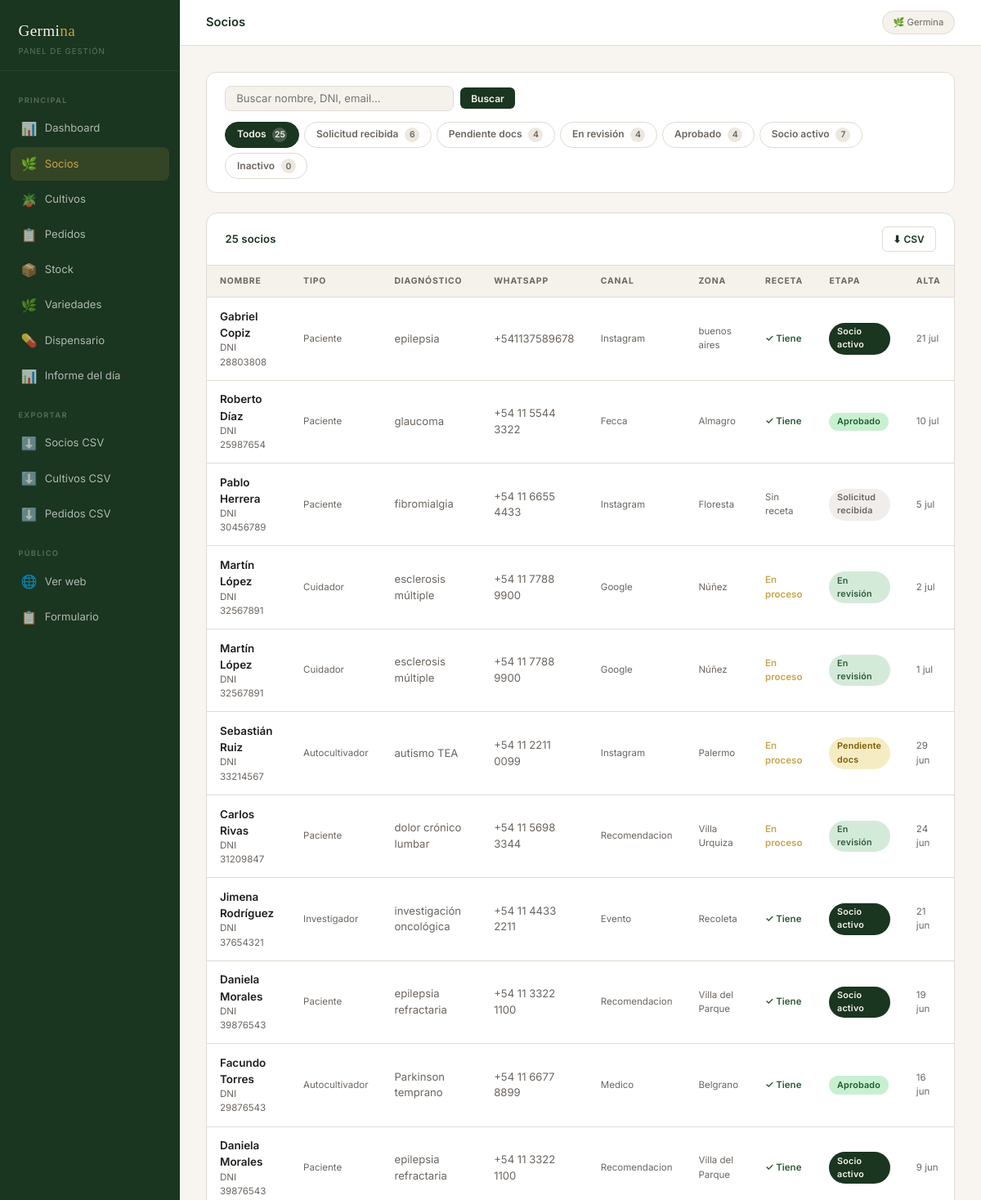
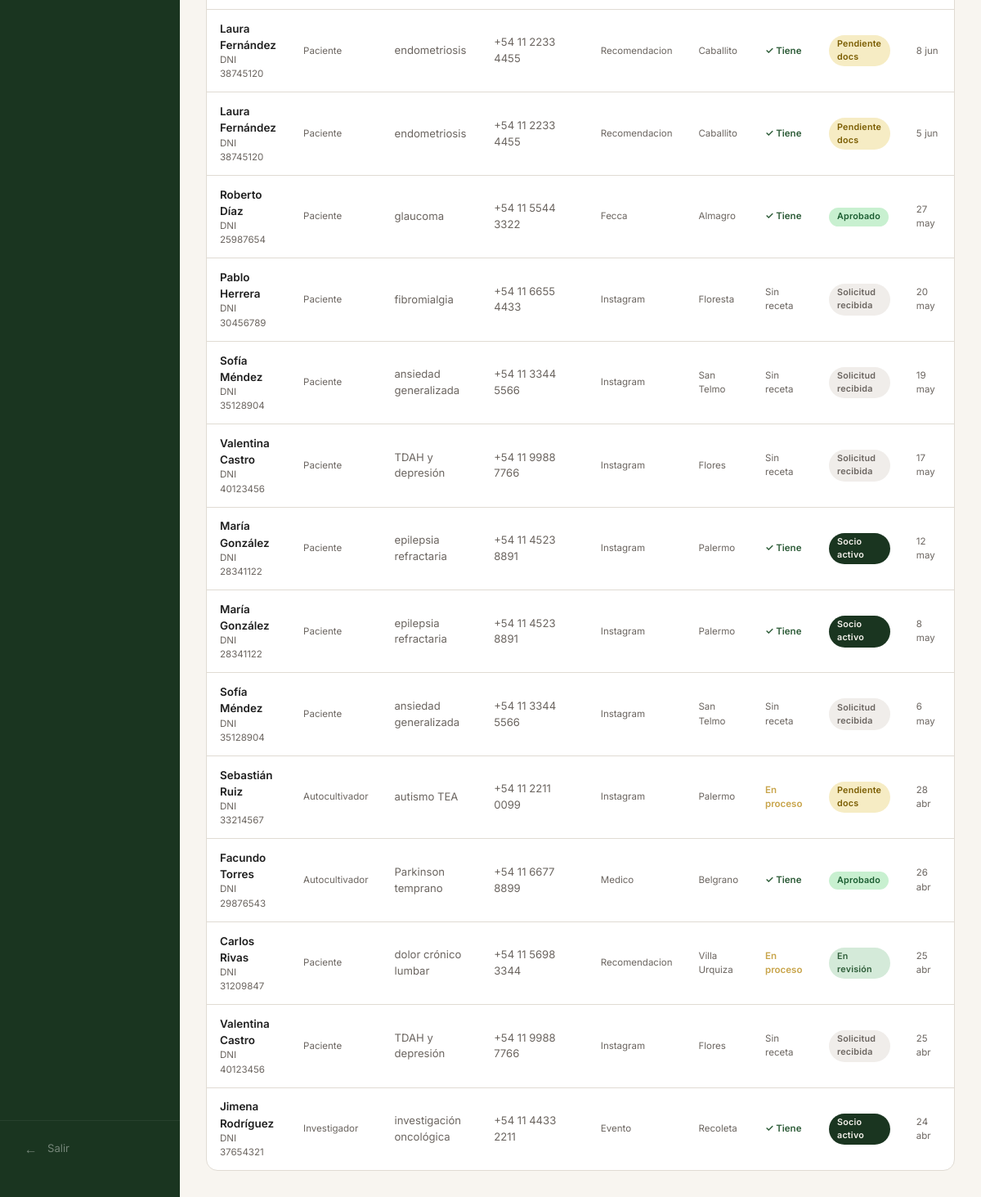
/admin/socios (signed in), run on the app's committed database (2 pictures, top to bottom).
### tables this page shows
CREATE TABLE socios (
        id INTEGER PRIMARY KEY AUTOINCREMENT,
        token TEXT UNIQUE NOT NULL,
        -- datos personales
        nombre TEXT, apellido TEXT, dni TEXT, email TEXT, telefono TEXT,
        fecha_nac TEXT, genero TEXT, barrio TEXT, provincia TEXT,
        -- tipo y condición
        tipo_socio TEXT DEFAULT 'paciente',
        diagnostico TEXT, patologia_especifica TEXT,
        tiempo_condicion TEXT,
        -- médico
        medico_prescriptor TEXT, especialidad_medico TEXT, tiene_receta TEXT,
        -- cannábico
        experiencia_cannabis TEXT, metodo_consumo TEXT, frecuencia_uso TEXT,
        -- trazabilidad
        como_nos_conocio TEXT, referido_por TEXT, referidor_es_socio INTEGER DEFAULT 0,
        canal_detalle TEXT,
        -- notas y estado
        etapa TEXT DEFAULT 'solicitud',
        notas_solicitud TEXT,
        created_at TEXT DEFAULT (datetime('now','localtime')),
        updated_at TEXT DEFAULT (datetime('now','localtime'))
    , cupo_mensual_g REAL DEFAULT 30, direccion TEXT, referencias_entrega TEXT);

### app.py (the view)
@app.route('/admin/socios')
@login_required
def admin_socios():
    db = get_db()
    etapa_f = request.args.get('etapa','')
    origen_f = request.args.get('origen','')
    q = request.args.get('q','').strip()
    sql = 'SELECT * FROM socios WHERE 1=1'
    params = []
    if etapa_f:
        sql += ' AND etapa=?'; params.append(etapa_f)
    if origen_f:
        sql += ' AND como_nos_conocio=?'; params.append(origen_f)
    if q:
        sql += ' AND (nombre LIKE ? OR apellido LIKE ? OR dni LIKE ? OR email LIKE ?)'
        params += [f'%{q}%']*4
    sql += ' ORDER BY created_at DESC'
    socios = db.execute(sql, params).fetchall()
    totales = {e: db.execute("SELECT COUNT(*) FROM socios WHERE etapa=?", (e,)).fetchone()[0] for e in ETAPAS}
    return render_template('admin/socios.html',
        socios=socios, etapa_f=etapa_f, origen_f=origen_f, q=q,
        etapas=ETAPAS, etapa_label=ETAPA_LABEL, etapa_color=ETAPA_COLOR,
        totales=totales, tipo_socio_label=TIPO_SOCIO_LABEL,
    )

### app.py (called while the page is built)
def get_db():
    if 'db' not in g:
        g.db = sqlite3.connect(DB_PATH)
        g.db.row_factory = sqlite3.Row
        g.db.execute('PRAGMA journal_mode=WAL')
    return g.db

def fmt_fecha(d):
    if not d: return '—'
    try:
        dt = datetime.strptime(str(d)[:10], '%Y-%m-%d')
        meses = ['ene','feb','mar','abr','may','jun','jul','ago','sep','oct','nov','dic']
        return f"{dt.day} {meses[dt.month-1]}"
    except: return str(d)[:10]

def login_required(f):
    @wraps(f)
    def wrapped(*args, **kwargs):
        if not session.get('admin'):
            return redirect(url_for('admin_login'))
        return f(*args, **kwargs)
    return wrapped

### templates/admin/socios.html (shortened to what this page needs)
{% extends 'admin/base_admin.html' %}
{% block topbar_title %}Socios{% endblock %}
{% block content %}
<div class="filters-bar">
  <form class="search-form" method="GET">
    <input type="text" class="search-input" name="q" value="{{ q }}" placeholder="Buscar nombre, DNI, email...">
    <button type="submit" class="btn btn-primary btn-sm">Buscar</button>
  </form>
  <div style="display:flex;gap:0.4rem;flex-wrap:wrap;">
    <a href="{{ url_for('admin_socios') }}{% if q %}?q={{ q }}{% endif %}"
       class="filter-btn {% if not etapa_f %}active{% endif %}">
      Todos <span class="filter-num">{{ totales.values()|sum }}</span>
    </a>
    {% for e in etapas %}
    <a href="{{ url_for('admin_socios') }}?etapa={{ e }}{% if q %}&q={{ q }}{% endif %}"
       class="filter-btn {% if etapa_f == e %}active{% endif %}">
      {{ etapa_label[e] }} <span class="filter-num">{{ totales[e] }}</span>
    </a>
    {% endfor %}
  </div>
</div>
<div class="card">
  <div class="card-header">
    <span class="card-title">
      {{ socios|length }} socio{% if socios|length != 1 %}s{% endif %}
    </span>
    <a href="{{ url_for('admin_exportar') }}" class="btn btn-outline btn-sm">⬇ CSV</a>
  </div>
  {% if socios %}
  <div class="table-wrap">
    <table>
      <thead>
        <tr>
          <th>Nombre</th>
          <th>Tipo</th>
          <th>Diagnóstico</th>
          <th>WhatsApp</th>
          <th>Canal</th>
          <th>Zona</th>
          <th>Receta</th>
          <th>Etapa</th>
          <th>Alta</th>
        </tr>
      </thead>
      <tbody>
        {% for s in socios %}
        {% set bm = {'solicitud':'badge-solicitud','documentacion':'badge-documentacion','en_revision':'badge-en_revision','aprobado':'badge-aprobado','activo':'badge-activo','inactivo':'badge-inactivo'} %}
        <tr onclick="location.href='{{ url_for('admin_socio', sid=s.id) }}'">
          <td>
            <div class="fw-600">{{ s.nombre }} {{ s.apellido }}</div>
            <div class="text-xs text-muted">DNI {{ s.dni }}</div>
          </td>
          <td class="text-xs text-muted">{{ tipo_socio_label.get(s.tipo_socio, s.tipo_socio or '—') }}</td>
          <td class="text-sm text-muted">{{ (s.diagnostico or '—')[:28] }}</td>
          <td class="text-sm text-muted">{{ s.telefono or '—' }}</td>
          <td class="text-xs text-muted">{{ (s.como_nos_conocio or '—')|replace('_',' ')|title }}</td>
          <td class="text-xs text-muted">{{ s.barrio or '—' }}</td>
          <td class="text-xs">
            {% if s.tiene_receta == 'si' %}<span style="color:#2D5C38;font-weight:600;">✓ Tiene</span>
            {% elif s.tiene_receta == 'en_proceso' %}<span style="color:#C8A44A;font-weight:600;">En proceso</span>
            {% else %}<span class="text-muted">Sin receta</span>{% endif %}
          </td>
          <td><span class="badge {{ bm.get(s.etapa,'badge-solicitud') }}">{{ etapa_label.get(s.etapa, s.etapa) }}</span></td>
          <td class="text-xs text-muted">{{ fmt_fecha(s.created_at) }}</td>
        </tr>
        {% endfor %}
      </tbody>
    </table>
  </div>
  {% else %}
  <div class="card-body">
    <p class="text-muted text-sm">No hay socios con estos filtros.</p>
  </div>
  {% endif %}
</div>
{% endblock %}

### templates/admin/base_admin.html (style rules this page uses)
*, *::before, *::after { box-sizing: border-box; margin: 0; padding: 0; }
:root { --green-deep: #1A3520; --green-mid: #2D5C38; --green-light: #4A7C5E; --green-pale: #D4EAD9; --gold: #C8A44A; --gold-light: #F6ECC4; --cream: #F5F2EC; --cream-dark: #EDE8DF; --bg: #F8F5F0; --border: #E0DBD3; --text: #1E1E1E; --muted: #6B6560; --white: #FFFFFF; --sidebar-w: 220px; }
body { font-family: 'Inter', sans-serif; background: var(--bg); color: var(--text); line-height: 1.5; }
a { color: inherit; text-decoration: none; }
.card { background: var(--white); border-radius: 14px; border: 1px solid var(--border); overflow: hidden; }
.card-header { padding: 1rem 1.4rem; border-bottom: 1px solid var(--border); display: flex; align-items: center; justify-content: space-between; }
.card-title { font-size: 0.82rem; font-weight: 600; color: var(--green-deep); letter-spacing: 0.01em; }
.table-wrap { overflow-x: auto; }
table { width: 100%; border-collapse: collapse; font-size: 0.84rem; }
thead th { text-align: left; font-size: 0.65rem; font-weight: 700; text-transform: uppercase; letter-spacing: 0.08em; color: var(--muted); padding: 0.7rem 1rem; border-bottom: 1px solid var(--border); background: var(--cream); }
tbody td { padding: 0.8rem 1rem; border-bottom: 1px solid var(--border); vertical-align: middle; }
tbody tr:last-child td { border-bottom: none; }
.badge { display: inline-block; padding: 0.2rem 0.6rem; border-radius: 100px; font-size: 0.67rem; font-weight: 600; letter-spacing: 0.02em; }
.badge-solicitud { background: #F0EDEA; color: var(--muted); }
.badge-documentacion { background: var(--gold-light); color: #7A5C00; }
.badge-en_revision { background: var(--green-pale); color: var(--green-mid); }
.badge-aprobado { background: #C8F0D0; color: #1A5C30; }
.badge-activo { background: var(--green-deep); color: var(--cream); }
.btn { display: inline-flex; align-items: center; gap: 0.4rem; padding: 0.55rem 1.1rem; border-radius: 8px; font-size: 0.82rem; font-weight: 600; cursor: pointer; border: none; transition: all 0.15s; font-family: 'Inter', sans-serif; }
.btn-primary { background: var(--green-deep); color: var(--cream); }
.btn-outline { background: transparent; color: var(--green-deep); border: 1.5px solid var(--border); }
.btn-sm { padding: 0.35rem 0.8rem; font-size: 0.75rem; border-radius: 6px; }
.text-sm { font-size: 0.82rem; }
.text-xs { font-size: 0.72rem; }
.text-muted { color: var(--muted); }
.fw-600 { font-weight: 600; }

### templates/admin/socios.html (style rules this page uses)
.filters-bar { background: var(--white); border-radius: 12px; border: 1px solid var(--border); padding: 1rem 1.4rem; margin-bottom: 1.5rem; display: flex; align-items: center; gap: 0.8rem; flex-wrap: wrap; }
.filter-btn { padding: 0.35rem 0.85rem; border-radius: 100px; font-size: 0.75rem; font-weight: 600; border: 1.5px solid var(--border); cursor: pointer; background: var(--white); color: var(--muted); transition: all 0.15s; text-decoration: none; display: inline-block; }
.filter-btn.active { background: var(--green-deep); border-color: var(--green-deep); color: var(--cream); }
.filter-num { display: inline-flex; align-items: center; justify-content: center; width: 18px; height: 18px; border-radius: 50%; background: rgba(255,255,255,0.2); font-size: 0.65rem; margin-left: 0.3rem; }
.filter-btn:not(.active) .filter-num { background: var(--cream-dark); color: var(--muted); }
.search-input { padding: 0.4rem 0.8rem; border: 1.5px solid var(--border); border-radius: 8px; font-family: 'Inter', sans-serif; font-size: 0.82rem; background: var(--cream); color: var(--text); min-width: 200px; flex: 1; max-width: 280px; }
.search-form { display: flex; gap: 0.5rem; align-items: center; flex: 1; }

### data on the page
socios: nombre "Gabriel", apellido "Copiz", dni "28803808", get "Paciente", diagnostico "epilepsia", telefono "+541137589678", como_nos_conocio "Instagram", barrio "buenos aires", tiene_receta "✓ Tiene", get "Socio activo", created_at "21 jul"
socios: nombre "Roberto", apellido "Díaz", dni "25987654", get "Paciente", diagnostico "glaucoma", telefono "+54 11 5544 3322", como_nos_conocio "Fecca", barrio "Almagro", tiene_receta "✓ Tiene", get "Aprobado", created_at "10 jul"
socios: nombre "Pablo", apellido "Herrera", dni "30456789", get "Paciente", diagnostico "fibromialgia", telefono "+54 11 6655 4433", como_nos_conocio "Instagram", barrio "Floresta", tiene_receta "Sin receta", get "Solicitud recibida", created_at "5 jul"
socios: nombre "Martín", apellido "López", dni "32567891", get "Cuidador", diagnostico "esclerosis múltiple", telefono "+54 11 7788 9900", como_nos_conocio "Google", barrio "Núñez", tiene_receta "En proceso", get "En revisión", created_at "2 jul"
socios: nombre "Martín", apellido "López", dni "32567891", get "Cuidador", diagnostico "esclerosis múltiple", telefono "+54 11 7788 9900", como_nos_conocio "Google", barrio "Núñez", tiene_receta "En proceso", get "En revisión", created_at "1 jul"
socios: nombre "Sebastián", apellido "Ruiz", dni "33214567", get "Autocultivador", diagnostico "autismo TEA", telefono "+54 11 2211 0099", como_nos_conocio "Instagram", barrio "Palermo", tiene_receta "En proceso", get "Pendiente docs", created_at "29 jun"
socios: nombre "Carlos", apellido "Rivas", dni "31209847", get "Paciente", diagnostico "dolor crónico lumbar", telefono "+54 11 5698 3344", como_nos_conocio "Recomendacion", barrio "Villa Urquiza", tiene_receta "En proceso", get "En revisión", created_at "24 jun"
socios: nombre "Jimena", apellido "Rodríguez", dni "37654321", get "Investigador", diagnostico "investigación oncológica", telefono "+54 11 4433 2211", como_nos_conocio "Evento", barrio "Recoleta", tiene_receta "✓ Tiene", get "Socio activo", created_at "21 jun"
socios: nombre "Daniela", apellido "Morales", dni "39876543", get "Paciente", diagnostico "epilepsia refractaria", telefono "+54 11 3322 1100", como_nos_conocio "Recomendacion", barrio "Villa del Parque", tiene_receta "✓ Tiene", get "Socio activo", created_at "19 jun"
socios: nombre "Facundo", apellido "Torres", dni "29876543", get "Autocultivador", diagnostico "Parkinson temprano", telefono "+54 11 6677 8899", como_nos_conocio "Medico", barrio "Belgrano", tiene_receta "✓ Tiene", get "Aprobado", created_at "16 jun"
socios: nombre "Daniela", apellido "Morales", dni "39876543", get "Paciente", diagnostico "epilepsia refractaria", telefono "+54 11 3322 1100", como_nos_conocio "Recomendacion", barrio "Villa del Parque", tiene_receta "✓ Tiene", get "Socio activo", created_at "9 jun"
socios: nombre "Laura", apellido "Fernández", dni "38745120", get "Paciente", diagnostico "endometriosis", telefono "+54 11 2233 4455", como_nos_conocio "Recomendacion", barrio "Caballito", tiene_receta "✓ Tiene", get "Pendiente docs", created_at "8 jun"
socios: nombre "Laura", apellido "Fernández", dni "38745120", get "Paciente", diagnostico "endometriosis", telefono "+54 11 2233 4455", como_nos_conocio "Recomendacion", barrio "Caballito", tiene_receta "✓ Tiene", get "Pendiente docs", created_at "5 jun"
socios: nombre "Roberto", apellido "Díaz", dni "25987654", get "Paciente", diagnostico "glaucoma", telefono "+54 11 5544 3322", como_nos_conocio "Fecca", barrio "Almagro", tiene_receta "✓ Tiene", get "Aprobado", created_at "27 may"
socios: nombre "Pablo", apellido "Herrera", dni "30456789", get "Paciente", diagnostico "fibromialgia", telefono "+54 11 6655 4433", como_nos_conocio "Instagram", barrio "Floresta", tiene_receta "Sin receta", get "Solicitud recibida", created_at "20 may"
socios: nombre "Sofía", apellido "Méndez", dni "35128904", get "Paciente", diagnostico "ansiedad generalizada", telefono "+54 11 3344 5566", como_nos_conocio "Instagram", barrio "San Telmo", tiene_receta "Sin receta", get "Solicitud recibida", created_at "19 may"
socios: nombre "Valentina", apellido "Castro", dni "40123456", get "Paciente", diagnostico "TDAH y depresión", telefono "+54 11 9988 7766", como_nos_conocio "Instagram", barrio "Flores", tiene_receta "Sin receta", get "Solicitud recibida", created_at "17 may"
socios: nombre "María", apellido "González", dni "28341122", get "Paciente", diagnostico "epilepsia refractaria", telefono "+54 11 4523 8891", como_nos_conocio "Instagram", barrio "Palermo", tiene_receta "✓ Tiene", get "Socio activo", created_at "12 may"
socios: nombre "María", apellido "González", dni "28341122", get "Paciente", diagnostico "epilepsia refractaria", telefono "+54 11 4523 8891", como_nos_conocio "Instagram", barrio "Palermo", tiene_receta "✓ Tiene", get "Socio activo", created_at "8 may"
socios: nombre "Sofía", apellido "Méndez", dni "35128904", get "Paciente", diagnostico "ansiedad generalizada", telefono "+54 11 3344 5566", como_nos_conocio "Instagram", barrio "San Telmo", tiene_receta "Sin receta", get "Solicitud recibida", created_at "6 may"
socios: nombre "Sebastián", apellido "Ruiz", dni "33214567", get "Autocultivador", diagnostico "autismo TEA", telefono "+54 11 2211 0099", como_nos_conocio "Instagram", barrio "Palermo", tiene_receta "En proceso", get "Pendiente docs", created_at "28 abr"
socios: nombre "Facundo", apellido "Torres", dni "29876543", get "Autocultivador", diagnostico "Parkinson temprano", telefono "+54 11 6677 8899", como_nos_conocio "Medico", barrio "Belgrano", tiene_receta "✓ Tiene", get "Aprobado", created_at "26 abr"
socios: nombre "Carlos", apellido "Rivas", dni "31209847", get "Paciente", diagnostico "dolor crónico lumbar", telefono "+54 11 5698 3344", como_nos_conocio "Recomendacion", barrio "Villa Urquiza", tiene_receta "En proceso", get "En revisión", created_at "25 abr"
socios: nombre "Valentina", apellido "Castro", dni "40123456", get "Paciente", diagnostico "TDAH y depresión", telefono "+54 11 9988 7766", como_nos_conocio "Instagram", barrio "Flores", tiene_receta "Sin receta", get "Solicitud recibida", created_at "25 abr"
socios: nombre "Jimena", apellido "Rodríguez", dni "37654321", get "Investigador", diagnostico "investigación oncológica", telefono "+54 11 4433 2211", como_nos_conocio "Evento", barrio "Recoleta", tiene_receta "✓ Tiene", get "Socio activo", created_at "24 abr"

### other printed values
{{ totales.values()|sum }} "25"
{{ etapa_label[e] }} "Solicitud recibida" "Pendiente docs" "En revisión" "Aprobado" "Socio activo" "Inactivo"
{{ totales[e] }} "6" "4" "4" "4" "7" "0"
{{ socios|length }} "25"
